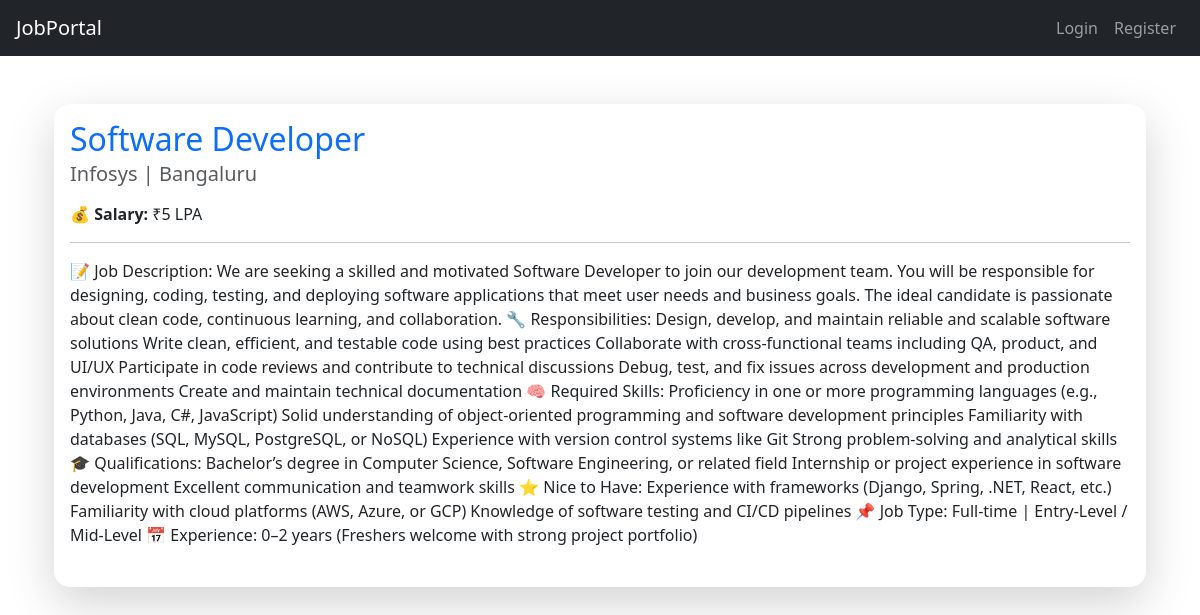
/job/1, run on the app's committed database.
### models.py (models this page shows)
class Job(db.Model):
    id = db.Column(db.Integer, primary_key=True)
    title = db.Column(db.String(200), nullable=False)
    description = db.Column(db.Text, nullable=False)
    salary = db.Column(db.String(100))
    location = db.Column(db.String(100))
    company = db.Column(db.String(100))
    posted_by = db.Column(db.Integer, db.ForeignKey('user.id'), nullable=False)
    expiration_date = db.Column(db.Date, nullable=True)  # ✅ Already good

### main.py (the view)
@app.route('/job/<int:job_id>')
def job_detail(job_id):
    job = Job.query.get_or_404(job_id)
    is_expired = job.expiration_date and job.expiration_date < date.today()
    already_applied = False
    if 'user_id' in session and session.get('role') == 'seeker':
        already_applied = Application.query.filter_by(
            job_id=job.id, seeker_id=session['user_id']).first() is not None
    return render_template('job_detail.html', job=job, already_applied=already_applied, is_expired=is_expired)

### Templates/job_detail.html (shortened to what this page needs)
{% extends 'base.html' %}
{% block content %}
<div class="container mt-5">
    <div class="card shadow-lg border-0 rounded-4">
        <div class="card-body">
            <h2 class="card-title text-primary">{{ job.title }}</h2>
            <h5 class="card-subtitle text-muted mb-3">{{ job.company }} | {{ job.location }}</h5>
            <p class="mb-2"><strong>💰 Salary:</strong> ₹{{ job.salary }}</p>
            <hr>
            <p class="mb-4">{{ job.description }}</p>
        </div>
    </div>
</div>
{% endblock %}

### data on the page
Job: title "Software Developer", company "Infosys", location "Bangaluru", salary "5 LPA", description "📝 Job Description: We are seeking a skilled and motivated Software Developer to join our development team. You will be responsible for designing, coding, testing, and deploying software applications that meet user needs and business goals. The ideal candidate is passionate about clean code, continuous learning, and collaboration. 🔧 Responsibilities: Design, develop, and maintain reliable and scalable software solutions Write clean, efficient, and testable code using best practices Collaborate with cross-functional teams including QA, product, and UI/UX Participate in code reviews and contribute to technical discussions Debug, test, and fix issues across development and production…"
